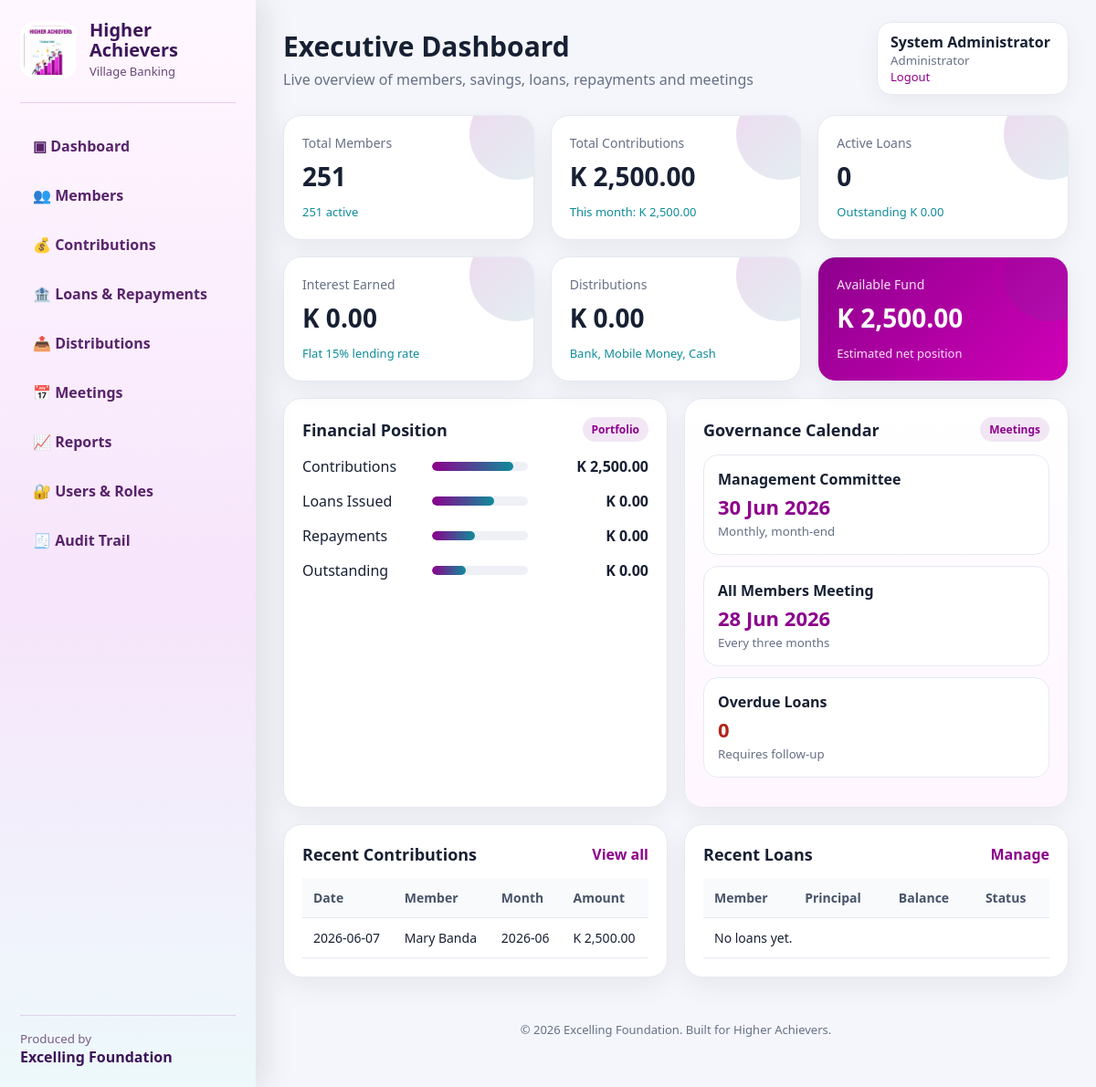
Screenshot of / (signed in) with the database file from the repository.
### higher_achievers_village_banking_pro_audit_V3/village_banking_app/village_banking_app/app.py (models this page shows)
class Contribution(db.Model):
    id = db.Column(db.Integer, primary_key=True)
    member_id = db.Column(db.Integer, db.ForeignKey('member.id'), nullable=False)
    month = db.Column(db.String(7), nullable=False)
    amount = db.Column(db.Numeric(12, 2), nullable=False)
    method = db.Column(db.String(30), nullable=False)
    reference = db.Column(db.String(80))
    paid_on = db.Column(db.Date, default=date.today)
    member = db.relationship('Member', backref='contributions')

class Member(db.Model):
    id = db.Column(db.Integer, primary_key=True)
    member_no = db.Column(db.String(20), unique=True, nullable=False)
    full_name = db.Column(db.String(120), nullable=False)
    phone = db.Column(db.String(30))
    national_id = db.Column(db.String(50))
    group_name = db.Column(db.String(80))
    status = db.Column(db.String(20), default='Active')
    created_at = db.Column(db.Date, default=date.today)

### higher_achievers_village_banking_pro_audit_V3/village_banking_app/village_banking_app/app.py (the view)
@app.route('/')
@login_required
@role_required('dashboard')
def dashboard():
    members = Member.query.count()
    active_members = Member.query.filter_by(status='Active').count()
    contribution_total = money(db.session.query(db.func.coalesce(db.func.sum(Contribution.amount), 0)).scalar())
    month = date.today().strftime('%Y-%m')
    month_contribution_total = money(db.session.query(db.func.coalesce(db.func.sum(Contribution.amount), 0)).filter(Contribution.month == month).scalar())
    loans_total = money(db.session.query(db.func.coalesce(db.func.sum(Loan.principal), 0)).scalar())
    repayment_total = money(db.session.query(db.func.coalesce(db.func.sum(Repayment.amount), 0)).scalar())
    distribution_total = money(db.session.query(db.func.coalesce(db.func.sum(Distribution.amount), 0)).scalar())
    open_loans = Loan.query.filter_by(status='Open').all()
    loan_balance = money(sum((l.balance for l in open_loans), Decimal('0.00')))
    interest_earned = money(sum((l.interest_amount for l in Loan.query.all()), Decimal('0.00')))
    available_fund = money(contribution_total + repayment_total - loans_total - distribution_total)
    next_committee = next_month_end(date.today())
    next_full = next_quarter_meeting(date.today())
    recent_contribs = Contribution.query.order_by(Contribution.paid_on.desc()).limit(5).all()
    recent_loans = Loan.query.order_by(Loan.issued_on.desc()).limit(5).all()
    overdue_loans = [l for l in open_loans if l.overdue]
    return render_template('dashboard.html', **locals())

### higher_achievers_village_banking_pro_audit_V3/village_banking_app/village_banking_app/app.py (called while the page is built)
def user_can(permission):
    user = session.get('user') or {}
    return permission in ROLE_PERMISSIONS.get(user.get('role'), [])

def money(value):
    return Decimal(value or 0).quantize(Decimal('0.01'))

@app.template_filter('kwacha')
def kwacha(value):
    return f"K {money(value):,.2f}"

@app.context_processor
def inject_globals():
    return dict(payment_methods=PAYMENT_METHODS, interest_percent=int(INTEREST_RATE * 100), client_name=CLIENT_NAME, producer_name=PRODUCER_NAME, current_year=date.today().year, current_user=session.get('user'), user_can=user_can, roles=ROLES)

def login_required(view):
    @wraps(view)
    def wrapped(*args, **kwargs):
        if not session.get('user'):
            return redirect(url_for('login', next=request.path))
        return view(*args, **kwargs)
    return wrapped

def role_required(permission):
    def decorator(view):
        @wraps(view)
        def wrapped(*args, **kwargs):
            if not session.get('user'):
                return redirect(url_for('login', next=request.path))
            if not user_can(permission):
                flash('You do not have permission to access that section.', 'error')
                return redirect(url_for('dashboard'))
            return view(*args, **kwargs)
        return wrapped
    return decorator

def next_month_end(d):
    return (d.replace(day=28) + timedelta(days=4)).replace(day=1) - timedelta(days=1)

def next_quarter_meeting(d):
    for m in [3,6,9,12]:
        if d.month <= m:
            return date(d.year, m, 28)
    return date(d.year + 1, 3, 28)

### higher_achievers_village_banking_pro_audit_V3/village_banking_app/village_banking_app/templates/dashboard.html
{% extends 'base.html' %}
{% block page_title %}Executive Dashboard{% endblock %}
{% block subtitle %}Live overview of members, savings, loans, repayments and meetings{% endblock %}
{% block content %}
<section class="kpi-grid">
  <div class="kpi"><span>Total Members</span><strong>{{ members }}</strong><em>{{ active_members }} active</em></div>
  <div class="kpi"><span>Total Contributions</span><strong>{{ contribution_total|kwacha }}</strong><em>This month: {{ month_contribution_total|kwacha }}</em></div>
  <div class="kpi"><span>Active Loans</span><strong>{{ open_loans|length }}</strong><em>Outstanding {{ loan_balance|kwacha }}</em></div>
  <div class="kpi"><span>Interest Earned</span><strong>{{ interest_earned|kwacha }}</strong><em>Flat {{ interest_percent }}% lending rate</em></div>
  <div class="kpi"><span>Distributions</span><strong>{{ distribution_total|kwacha }}</strong><em>Bank, Mobile Money, Cash</em></div>
  <div class="kpi accent"><span>Available Fund</span><strong>{{ available_fund|kwacha }}</strong><em>Estimated net position</em></div>
</section>
<section class="two-col">
  <div class="panel">
    <div class="panel-head"><h2>Financial Position</h2><span class="badge">Portfolio</span></div>
    <div class="progress-row"><span>Contributions</span><div><b style="width:85%"></b></div><strong>{{ contribution_total|kwacha }}</strong></div>
    <div class="progress-row"><span>Loans Issued</span><div><b style="width:65%"></b></div><strong>{{ loans_total|kwacha }}</strong></div>
    <div class="progress-row"><span>Repayments</span><div><b style="width:45%"></b></div><strong>{{ repayment_total|kwacha }}</strong></div>
    <div class="progress-row"><span>Outstanding</span><div><b style="width:35%"></b></div><strong>{{ loan_balance|kwacha }}</strong></div>
  </div>
  <div class="panel highlight">
    <div class="panel-head"><h2>Governance Calendar</h2><span class="badge">Meetings</span></div>
    <div class="calendar-item"><strong>Management Committee</strong><span>{{ next_committee.strftime('%d %b %Y') }}</span><small>Monthly, month-end</small></div>
    <div class="calendar-item"><strong>All Members Meeting</strong><span>{{ next_full.strftime('%d %b %Y') }}</span><small>Every three months</small></div>
    <div class="calendar-item warning"><strong>Overdue Loans</strong><span>{{ overdue_loans|length }}</span><small>Requires follow-up</small></div>
  </div>
</section>
<section class="two-col">
  <div class="panel">
    <div class="panel-head"><h2>Recent Contributions</h2><a href="{{ url_for('contributions') }}">View all</a></div>
    <table><thead><tr><th>Date</th><th>Member</th><th>Month</th><th>Amount</th></tr></thead><tbody>
      {% for c in recent_contribs %}<tr><td>{{ c.paid_on }}</td><td>{{ c.member.full_name }}</td><td>{{ c.month }}</td><td>{{ c.amount|kwacha }}</td></tr>{% else %}<tr><td colspan="4">No contributions yet.</td></tr>{% endfor %}
    </tbody></table>
  </div>
  <div class="panel">
    <div class="panel-head"><h2>Recent Loans</h2><a href="{{ url_for('loans') }}">Manage</a></div>
    <table><thead><tr><th>Member</th><th>Principal</th><th>Balance</th><th>Status</th></tr></thead><tbody>
      {% for l in recent_loans %}<tr><td>{{ l.member.full_name }}</td><td>{{ l.principal|kwacha }}</td><td>{{ l.balance|kwacha }}</td><td><span class="status {{ l.status|lower }}">{{ l.status }}</span></td></tr>{% else %}<tr><td colspan="4">No loans yet.</td></tr>{% endfor %}
    </tbody></table>
  </div>
</section>
{% endblock %}

### higher_achievers_village_banking_pro_audit_V3/village_banking_app/village_banking_app/static/style.css (style rules this page uses)
:root { --purple:#8d008d;--magenta:#d100b8;--teal:#0f8c9a;--ink:#172033;--muted:#667085;--bg:#f4f6fb;--card:#fff;--border:#e6e9f2;--good:#12805c;--warn:#b54708;--bad:#b42318 }
* { box-sizing:border-box }
body { margin:0;background:var(--bg);color:var(--ink);font-family:Segoe UI,Arial,sans-serif }
.kpi-grid { display:grid;grid-template-columns:repeat(3,minmax(0,1fr));gap:18px;margin-bottom:18px }
.kpi { background:white;border:1px solid var(--border);border-radius:20px;padding:20px;box-shadow:0 10px 28px rgba(16,24,40,.06);position:relative;overflow:hidden }
.kpi:after { content:"";position:absolute;right:-30px;top:-30px;width:100px;height:100px;border-radius:50%;background:linear-gradient(135deg,rgba(141,0,141,.15),rgba(15,140,154,.12)) }
.kpi span { display:block;color:var(--muted);font-size:14px }
.kpi strong { display:block;font-size:28px;margin:8px 0 }
.kpi em { font-style:normal;color:var(--teal);font-size:13px }
.kpi.accent { background:linear-gradient(135deg,var(--purple),var(--magenta));color:white }
.kpi.accent span,.kpi.accent em { color:white;opacity:.88 }
.two-col { display:grid;grid-template-columns:1fr 1fr;gap:18px;margin-bottom:18px }
.panel { background:white;border:1px solid var(--border);border-radius:20px;padding:20px;box-shadow:0 10px 28px rgba(16,24,40,.06);overflow:auto }
.panel.highlight { background:linear-gradient(180deg,#fff,#fff6ff) }
.panel-head { display:flex;justify-content:space-between;align-items:center;gap:12px;margin-bottom:14px }
.panel h2 { margin:0;font-size:18px }
.panel-head a { color:var(--purple);text-decoration:none;font-weight:700 }
.badge { display:inline-flex;align-items:center;background:#f2e6f5;color:var(--purple);border-radius:999px;padding:5px 10px;font-size:12px;font-weight:700 }
table { width:100%;border-collapse:collapse;font-size:14px }
th { text-align:left;color:#475467;background:#f8fafc;padding:12px;border-bottom:1px solid var(--border);white-space:nowrap }
td { padding:12px;border-bottom:1px solid var(--border);vertical-align:top }
.progress-row { display:grid;grid-template-columns:130px 1fr 120px;gap:12px;align-items:center;margin:16px 0 }
.progress-row div { height:10px;background:#eef0f6;border-radius:999px;overflow:hidden }
.progress-row b { display:block;height:100%;background:linear-gradient(90deg,var(--purple),var(--teal));border-radius:999px }
.progress-row strong { text-align:right }
.calendar-item { padding:15px;border:1px solid var(--border);border-radius:16px;margin-bottom:12px;background:white }
.calendar-item strong { display:block }
.calendar-item span { display:block;font-size:22px;color:var(--purple);font-weight:800;margin-top:4px }
.calendar-item small { color:var(--muted) }
.calendar-item.warning span { color:var(--bad) }

### rows the page displays
Contribution: paid_on "2026-06-07", member.full_name "Mary Banda", month "2026-06", amount|kwacha "K 2,500.00"

### other values shown
{{ client_name }} "Higher Achievers"
{{ producer_name }} "Excelling Foundation"
{{ current_user.full_name if current_user else 'Guest' }} "System Administrator"
{{ current_user.role if current_user else '' }} "Administrator"
{{ members }} "251"
{{ active_members }} "251"
{{ contribution_total|kwacha }} "K 2,500.00"
{{ month_contribution_total|kwacha }} "K 2,500.00"
{{ open_loans|length }} "0"
{{ loan_balance|kwacha }} "K 0.00"
{{ interest_earned|kwacha }} "K 0.00"
{{ interest_percent }} "15"
{{ distribution_total|kwacha }} "K 0.00"
{{ available_fund|kwacha }} "K 2,500.00"
{{ loans_total|kwacha }} "K 0.00"
